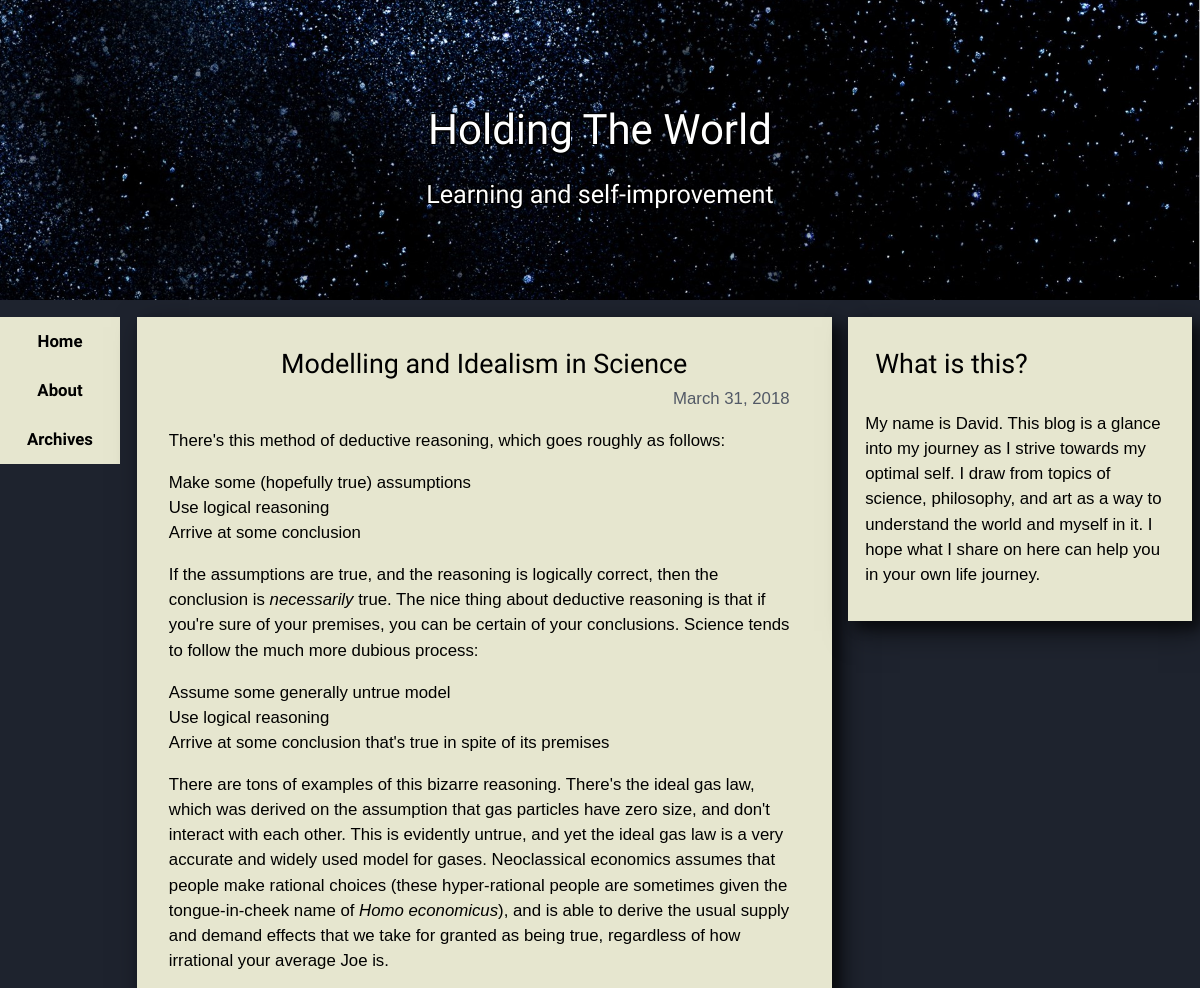
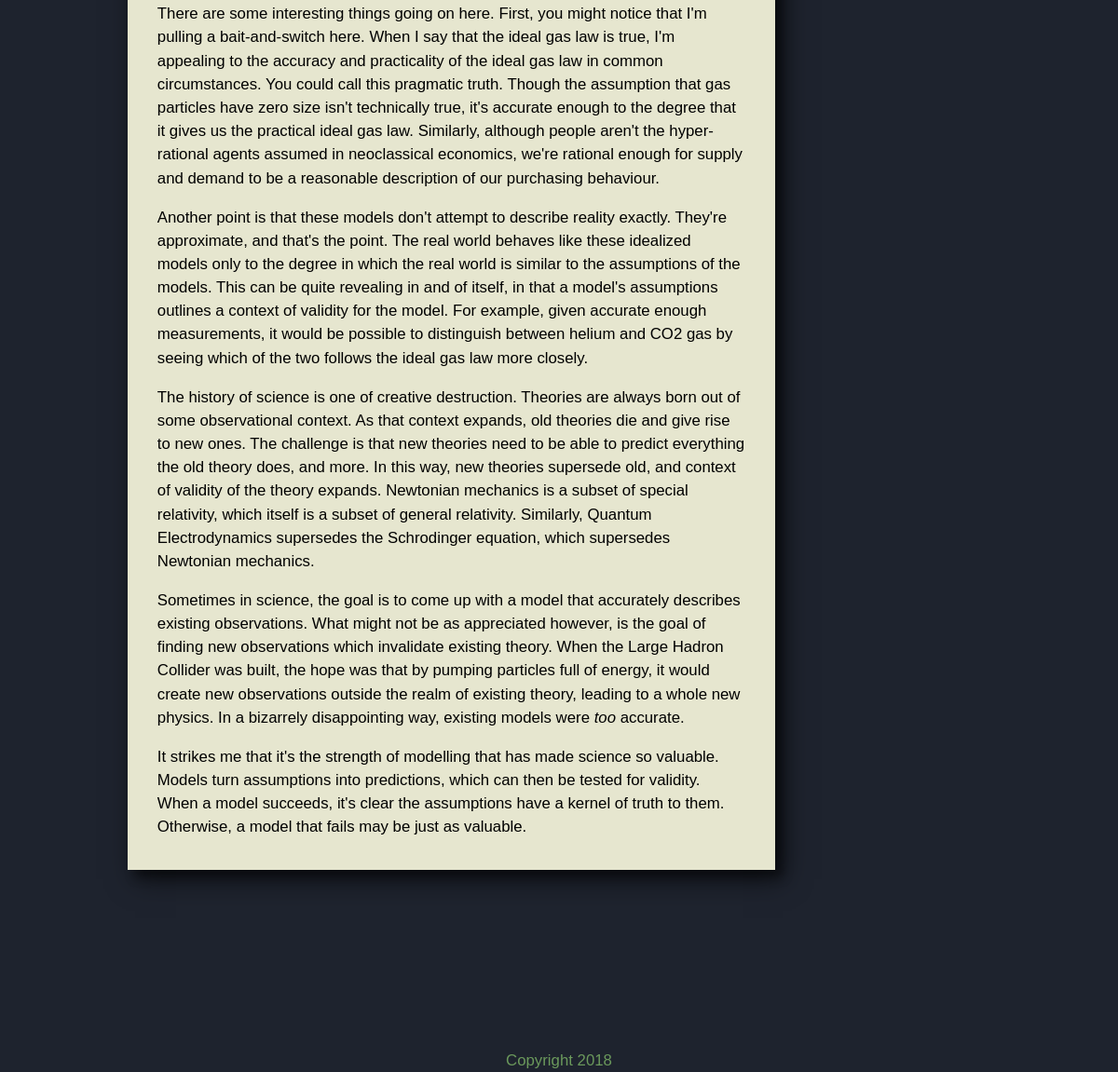
The app's page /blog/modelling-and-idealism-in-science/ with its own data (2 pictures, top to bottom).
### blog/models.py (models this page shows, shortened)
class Post(models.Model):
    title = models.CharField(max_length=128)
    body = models.TextField(blank=True)
    slug = models.SlugField(max_length=128, unique=True)
    create_date = models.DateTimeField('Date the post was originally created', auto_now_add=True)
    pub_date = models.DateTimeField('Publish date', blank=True, null=True)
    edit_date = models.DateTimeField('Date post was edited, most recently', auto_now=True)
    tags = models.ManyToManyField(Tag, blank=True)
    snippet = models.TextField('Short section from the body of the text', blank=True)
    published = models.BooleanField('Whether the post is published, or still in edit', default=False)

### blog/views.py (the view)
# urls.py: path('blog/<slug:slug>/', views.page, name='post'),
def page(request, slug):
    post = Post.objects.get(slug=slug)
    context = {'post': post}
    return render(request, 'blog/post.html', context)

### blog/templates/blog/post.html
{% extends "blog/base.html" %}
{% block content %}
    <article class="box">
        <h1>{{ post.title }}</h1>
        <div class="date">{{ post.pub_date.date}}</div>
        {{ post.body|safe }}
    </article>
{% endblock %}

### blog/static/blog/base.css (style rules this page uses)
body { line-height:1.5; overflow-x:hidden; font-family: 'Hind', sans-serif; font-size: 1.05em; }
h1 { font-size: 1.6em; }
article > h1 { text-align: center; }
em { font-style: italic; }
i { font-style: italic; }

### blog/static/blog/layout.css (style rules this page uses)
html { box-sizing:border-box }
*,*:before,*:after { box-sizing:inherit }
.box:after,.box:before { content:"";display:table;clear:both }
.col > * { margin: 1em 0.4em; }
.box { padding-bottom: 1em; }
.box > * { margin: 1em 32px 1em 32px; }
@media (min-width:993px) { .col.w2 > * { margin-left: 1em;margin-right: 0.5em } }

### blog/static/blog/modules.css (style rules this page uses)
nav,h1,h2,h3,h4,h5,.button { font-family: "Raleway", sans-serif }

### blog/static/blog/style.css (style rules this page uses)
body { background-color: #1e232e; }
article > .date { text-align: right; margin-top: -1.5em; margin-right: 2.5em; color: #525966; }
.box { color:#000; background-color: #e6e6cf; box-shadow: 8px 10px 28px rgba(0,0,0,0.6), 8px 8px 10px rgba(0,0,0,0.4); }

### records on screen
Post: title "Modelling and Idealism in Science", pub_date "March 31, 2018", body "There's this method of deductive reasoning, which goes roughly as follows: Make some (hopefully true) assumptions Use logical reasoning Arrive at some conclusion If the assumptions are true, and the reasoning is logically correct, then the conclusion is necessarily true. The nice thing about deductive reasoning is that if you're sure of your premises, you can be certain of your conclusions. Science tends to follow the much more dubious process: Assume some generally untrue model Use logical reasoning Arrive at some conclusion that's true in spite of its premises There are tons of examples of this bizarre reasoning. There's the ideal gas law, which was derived on the assumption that gas…"
